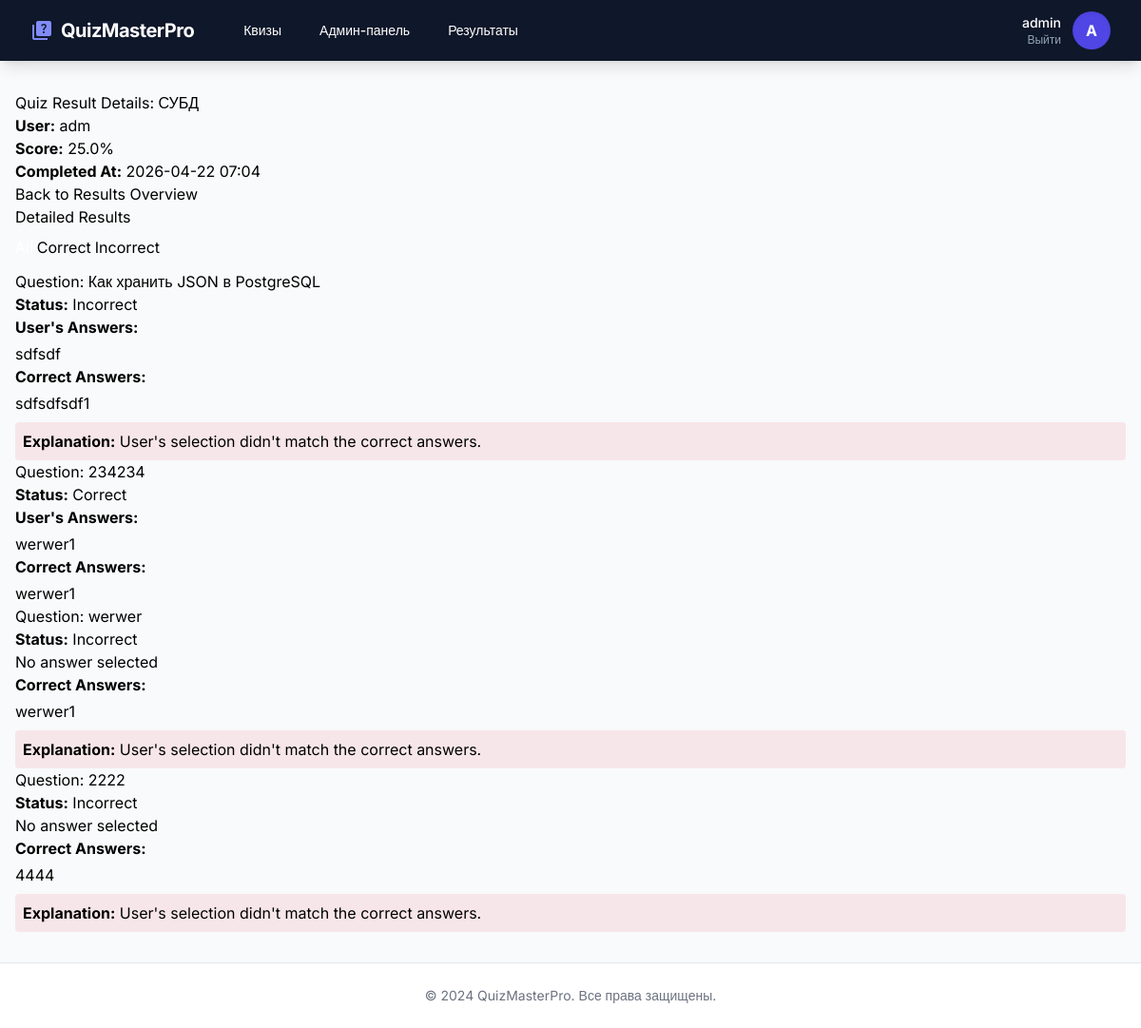
The app's page /admin/results/36 (signed in) with its own data.
### app/models.py (models this page shows, shortened)
class User(db.Model, UserMixin):
    id = db.Column(db.Integer, primary_key=True)
    username = db.Column(db.String(64), index=True, unique=True)
    password_hash = db.Column(db.String(128))
    is_admin = db.Column(db.Boolean, default=False)
    created_at = db.Column(db.DateTime, default=datetime.utcnow)

class Quiz(db.Model):
    id = db.Column(db.Integer, primary_key=True)
    title = db.Column(db.String(128), nullable=False)
    description = db.Column(db.Text)
    created_at = db.Column(db.DateTime, default=datetime.utcnow)
    created_by = db.Column(db.Integer, db.ForeignKey('user.id'))
    is_active = db.Column(db.Boolean, default=True)
    questions = db.relationship('Question', backref='quiz', lazy='dynamic', cascade='all, delete-orphan')

class QuizResult(db.Model):
    id = db.Column(db.Integer, primary_key=True)
    user_id = db.Column(db.Integer, db.ForeignKey('user.id'))
    quiz_id = db.Column(db.Integer, db.ForeignKey('quiz.id'))
    score = db.Column(db.Float)
    completed_at = db.Column(db.DateTime, default=datetime.utcnow)
    details = db.Column(db.Text)  # JSON with answer details
    user = db.relationship('User', backref='results')
    quiz = db.relationship('Quiz', backref='results')

class Question(db.Model):
    id = db.Column(db.Integer, primary_key=True)
    quiz_id = db.Column(db.Integer, db.ForeignKey('quiz.id'))
    text = db.Column(db.Text, nullable=False)
    order = db.Column(db.Integer)
    answers = db.relationship('Answer', backref='question', lazy='dynamic', cascade='all, delete-orphan')

class Answer(db.Model):
    id = db.Column(db.Integer, primary_key=True)
    question_id = db.Column(db.Integer, db.ForeignKey('question.id'))
    text = db.Column(db.Text, nullable=False)
    is_correct = db.Column(db.Boolean, default=False)
    order = db.Column(db.Integer)

### app/routes/admin_routes.py (the view)
@admin_bp.route('/admin/results/<int:result_id>')
@admin_required
def quiz_result_details(result_id):
    result = QuizResult.query.get_or_404(result_id)
    quiz = Quiz.query.get_or_404(result.quiz_id)
    user = User.query.get_or_404(result.user_id)
    try:
        raw_details = result.details or '{}'  # Fallback на пустой объект
        data = json.loads(raw_details)
        if isinstance(data, dict):
            quiz_results = data.get('results', [])
        elif isinstance(data, list):
            quiz_results = data
        else:
            quiz_results = []
        logger.info(f'Result {result_id}: Loaded {len(quiz_results)} details items from raw: {raw_details[:100]}...')
    except (json.JSONDecodeError, TypeError) as e:
        logger.error(f'Invalid JSON in result {result_id} details: {str(e)}, raw: {result.details[:200]}')
        quiz_results = []
        flash(f'Invalid result data for ID {result_id}. Check logs for details.', 'error')
    detailed_results = []
    for idx, dr in enumerate(quiz_results):
        if not isinstance(dr, dict):
            logger.warning(f'Result {result_id}: Item {idx} is not dict: {type(dr)}')
            continue
        try:
            q_id = int(dr.get('question_id', 0))
            if q_id == 0:
                logger.warning(f'Result {result_id}: Invalid question_id in item {idx}: {dr.get("question_id")}')
                continue
            question = Question.query.get_or_404(q_id)
            user_ans_ids = [int(a_id) for a_id in dr.get('user_answers', []) if str(a_id).strip().isdigit()]
            user_ans_texts = []
            for a_id in user_ans_ids:
                answer = Answer.query.get(a_id)
                if answer:
                    user_ans_texts.append(answer.text)
                else:
                    logger.warning(f'Result {result_id}: Missing answer ID {a_id} for user_answers in item {idx}')
            correct_ans_ids = [int(a_id) for a_id in dr.get('correct_answers', []) if str(a_id).strip().isdigit()]
            correct_ans_texts = []
            for a_id in correct_ans_ids:
                answer = Answer.query.get(a_id)
                if answer:
                    correct_ans_texts.append(answer.text)
                else:
                    logger.warning(f'Result {result_id}: Missing answer ID {a_id} for correct_answers in item {idx}')
            detailed_results.append({
                'question_text': question.text,
                'is_correct': dr.get('is_correct', False),
                'user_answers_text': user_ans_texts,
                'correct_answers_text': correct_ans_texts
            })
            logger.debug(f'Result {result_id}: Processed item {idx} for q_id {q_id}, correct: {dr.get("is_correct")}')
        except Exception as e:
            logger.error(f'Error processing detail {idx} in result {result_id}: {str(e)}, item: {dr}')
            continue
    logger.info(f'Admin {current_user.username} accessed details for result {result_id} - {len(detailed_results)} processed items')
    if not detailed_results:
        flash('No valid question details found for this result. The test may have no questions or data is corrupted.', 'warning')
    return render_template('admin/quiz_result_details.html',
                          quiz=quiz,
                          user=user,
                          result=result,
                          quiz_results=detailed_results)

### app/__init__.py (called while the page is built)
def create_app():
    app = Flask(__name__)
    app.config.from_object(Config)
    db.init_app(app)
    login_manager.init_app(app)
    login_manager.login_view = 'auth.login'
    from app.routes.main import main_bp
    from app.routes.auth_routes import auth_bp
    from app.routes.quiz_routes import quiz_bp
    from app.routes.admin_routes import admin_bp
    app.register_blueprint(main_bp)
    app.register_blueprint(auth_bp, url_prefix='/auth')
    app.register_blueprint(quiz_bp, url_prefix='/quizzes')
    app.register_blueprint(admin_bp)
    @login_manager.user_loader
    def load_user(user_id):
        from app.models import User
        return User.query.get(int(user_id))
    return app

### app/routes/admin_routes.py (called while the page is built)
def admin_required(f):
    @wraps(f)
    def decorated_function(*args, **kwargs):
        if not current_user.is_authenticated or not current_user.is_admin:
            logger.warning(f'Unauthorized access attempt by {current_user.username if current_user.is_authenticated else "anonymous"} to admin route')
            flash('Access denied. Admin privileges required.', 'error')
            return redirect(url_for('auth.login'))
        return f(*args, **kwargs)
    return decorated_function

### app/templates/admin/quiz_result_details.html (shortened to what this page needs)
{% extends "base.html" %}
{% block content %}
<div class="card">
    <div class="card-content">
        <h2>Quiz Result Details: {{ quiz.title }}</h2>
        <p><strong>User:</strong> {{ user.username }}</p>
        <p><strong>Score:</strong> {{ "%.1f"|format(result.score) }}%</p>
        <p><strong>Completed At:</strong> {{ result.completed_at.strftime('%Y-%m-%d %H:%M') if result.completed_at else 'N/A' }}</p>
        <a href="{{ url_for('admin.results_overview') }}" class="btn btn-secondary mb-3">Back to Results Overview</a>
        <h3>Detailed Results</h3>
        {% if not quiz_results %}
            <div class="card mt-3">
                <div class="card-content text-center">
                    <p class="text-warning">No question details available for this result.</p>
                    <p>Possible reasons: Empty test, data corruption, or parsing error. Check logs.</p>
                </div>
            </div>
        {% else %}
            <div id="filterButtons" class="flex flex-center mt-2 mb-3">
                <button class="btn btn-primary btn-sm filter-btn active" data-filter="all">All</button>
                <button class="btn btn-secondary btn-sm filter-btn ml-1" data-filter="correct">Correct</button>
                <button class="btn btn-error btn-sm filter-btn ml-1" data-filter="incorrect">Incorrect</button>
            </div>
            {% for detail in quiz_results %}
                <div class="card question-card {% if not detail.is_correct %}border-left-error{% else %}border-left-success{% endif %} filtered-{{ 'incorrect' if not detail.is_correct else 'correct' }}">
                    <div class="card-content">
                        <h4>Question: {{ detail.question_text }}</h4>
                        <p><strong>Status:</strong>
                            <span class="{% if detail.is_correct %}text-success{% else %}text-error{% endif %}">
                                {% if detail.is_correct %}Correct{% else %}Incorrect{% endif %}
                            </span>
                        </p>
                        {% if detail.user_answers_text %}
                            <p><strong>User's Answers:</strong></p>
                            <ul class="mt-1">
                                {% for ans_text in detail.user_answers_text %}
                                    <li class="{% if detail.is_correct %}text-success{% else %}text-error{% endif %}">{{ ans_text }}</li>
                                {% endfor %}
                            </ul>
                        {% else %}
                            <p class="text-warning">No answer selected</p>
                        {% endif %}
                        <p><strong>Correct Answers:</strong></p>
                        <ul class="mt-1">
                            {% for ans_text in detail.correct_answers_text %}
                                <li class="text-success">{{ ans_text }}</li>
                            {% endfor %}
                        </ul>
                        {% if not detail.is_correct %}
                            <div class="mt-2 p-2 explanation-box">
                                <p><strong>Explanation:</strong> User's selection didn't match the correct answers.</p>
                            </div>
                        {% endif %}
                    </div>
                </div>
            {% endfor %}
        {% endif %}
    </div>
</div>
{% endblock %}

### app/templates/base.html (shortened to what this page needs)
<!DOCTYPE html>
<html lang="en">
<head>
    <script src="https://cdn.tailwindcss.com"></script>
</head>
<body class="bg-gray-50 min-h-screen flex flex-col">
    <nav class="bg-slate-900 text-white shadow-lg">
        <div class="max-w-7xl mx-auto px-4 sm:px-6 lg:px-8">
            <div class="flex justify-between h-16 items-center">
                <div class="flex items-center">
                    <a href="{{ url_for('main.index') }}" class="flex items-center space-x-2 text-xl font-bold tracking-tight">
                        <span class="material-icons text-indigo-400">quiz</span>
                        <span>QuizMasterPro</span>
                    </a>
                    <div class="hidden md:block ml-10">
                        <div class="flex items-baseline space-x-4">
                            {% if current_user.is_authenticated %}
                                <a href="{{ url_for('quiz.list_quizzes') }}" class="px-3 py-2 rounded-md text-sm font-medium hover:bg-slate-800 transition">Квизы</a>
                                {% if current_user.is_admin %}
                                    <a href="{{ url_for('admin.dashboard') }}" class="px-3 py-2 rounded-md text-sm font-medium hover:bg-slate-800 transition">Админ-панель</a>
                                    <a href="{{ url_for('admin.results_overview') }}" class="px-3 py-2 rounded-md text-sm font-medium hover:bg-slate-800 transition">Результаты</a>
                                {% endif %}
                            {% endif %}
                        </div>
                    </div>
                </div>
                <div class="flex items-center space-x-4">
                    {% if current_user.is_authenticated %}
                        <div class="flex items-center space-x-3">
                            <div class="flex flex-col items-end">
                                <span class="text-sm font-medium">{{ current_user.username }}</span>
                                <a href="{{ url_for('auth.logout') }}" class="text-xs text-slate-400 hover:text-white transition">Выйти</a>
                            </div>
                            <div class="h-10 w-10 rounded-full bg-indigo-600 flex items-center justify-center font-bold text-white shadow-inner">
                                {{ current_user.username[0] | upper }}
                            </div>
                        </div>
                    {% else %}
                        <a href="{{ url_for('auth.login') }}" class="bg-indigo-600 hover:bg-indigo-700 px-4 py-2 rounded-lg text-sm font-semibold transition shadow-md">Войти</a>
                    {% endif %}
                </div>
            </div>
        </div>
    </nav>
    <main class="flex-grow container mx-auto px-4 py-8 max-w-7xl">
        {% block content %}
        {% endblock %}
    </main>
    <footer class="bg-white border-t py-6 mt-auto">
        <div class="container mx-auto px-4 text-center text-gray-500 text-sm">
            &copy; 2024 QuizMasterPro. Все права защищены.
        </div>
    </footer>
</body>
</html>

### app/templates/base.html (style rules this page uses)
body { font-family: 'Inter', sans-serif; }

### app/templates/admin/quiz_result_details.html (style rules this page uses)
.filter-btn { transition: background-color 250ms ease; border-radius: 4px; }
.filter-btn.active { background-color: var(--primary-dark) !important; color: white; }
.question-card.filtered-correct { display: block; }
.question-card.filtered-incorrect { display: block; }
.border-left-error { border-left: 4px solid var(--error); }
.border-left-success { border-left: 4px solid var(--success); }
.text-success { color: var(--success); }
.text-error { color: var(--error); }
.explanation-box { background-color: rgba(220, 53, 69, 0.1); border-radius: 4px; border-left: 4px solid var(--error); }

### records on screen
User: username "admin", username "A"
Quiz: title "СУБД"
User: username "adm"
QuizResult: score "25.0", completed_at "2026-04-22 07:04"
Question: question_text "Как хранить JSON в PostgreSQL", shows "Incorrect", shows "Explanation:"
Answer: text "sdfsdf"
Answer: text "sdfsdfsdf1"
Question: question_text "234234", shows "Correct"
Answer: text "werwer1"
Question: question_text "werwer", shows "Incorrect", shows "No answer selected", shows "Explanation:"
Answer: text "werwer1"
Question: question_text "2222", shows "Incorrect", shows "No answer selected", shows "Explanation:"
Answer: text "4444"
